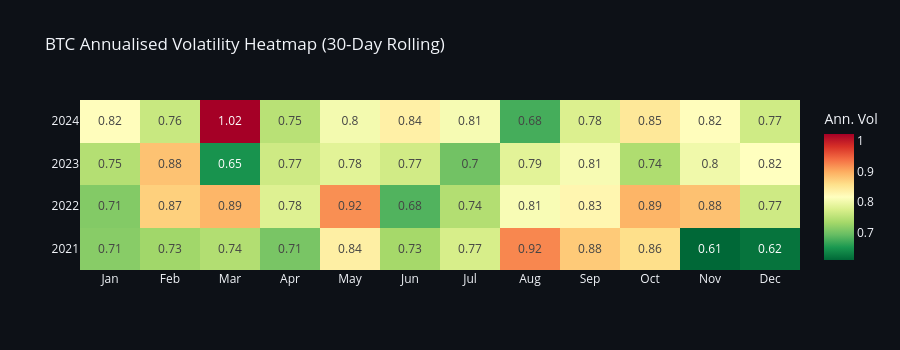

This figure's notebook cell:
### Markdown cell above
### 6.2 Volatility Heatmap

### Code cell
btc_m = (
    btc.set_index("Date")["vol_30d"]
       .resample("ME").mean()
       .reset_index()
)
btc_m["year"]  = btc_m["Date"].dt.year
btc_m["month"] = btc_m["Date"].dt.month_name().str[:3]

month_order = ["Jan","Feb","Mar","Apr","May","Jun","Jul","Aug","Sep","Oct","Nov","Dec"]
pivot = btc_m.pivot(index="year", columns="month", values="vol_30d")
pivot = pivot.reindex(columns=[m for m in month_order if m in pivot.columns])

fig2 = go.Figure(go.Heatmap(
    z=pivot.values,
    x=pivot.columns.tolist(),
    y=pivot.index.tolist(),
    colorscale="RdYlGn_r",
    colorbar=dict(title="Ann. Vol"),
    text=np.round(pivot.values, 2),
    texttemplate="%{text}",
))
fig2.update_layout(
    title="BTC Annualised Volatility Heatmap (30-Day Rolling)",
    template="plotly_dark", paper_bgcolor="#0d1117",
    plot_bgcolor="#0d1117", height=350
)
fig2.show()

### Figure 1 — Plotly figure (JSON) as saved in the notebook; plotly's stock layout.template omitted (floating-point values rounded to 4 significant figures)
{"data": [{"colorbar": {"title": {"text": "Ann. Vol"}}, "colorscale": [[0, "rgb(0,104,55)"], [0.1, "rgb(26,152,80)"], [0.2, "rgb(102,189,99)"], [0.3, "rgb(166,217,106)"], [0.4, "rgb(217,239,139)"], [0.5, "rgb(255,255,191)"], [0.6, "rgb(254,224,139)"], [0.7, "rgb(253,174,97)"], [0.8, "rgb(244,109,67)"], [0.9, "rgb(215,48,39)"], [1, "rgb(165,0,38)"]], "text": [[0.71, 0.73, 0.74, 0.71, 0.84, 0.73, 0.77, 0.92, 0.88, 0.86, 0.61, 0.62], [0.71, 0.87, 0.89, 0.78, 0.92, 0.68, 0.74, 0.81, 0.83, 0.89, 0.88, 0.77], [0.75, 0.88, 0.65, 0.77, 0.78, 0.77, 0.7, 0.79, 0.81, 0.74, 0.8, 0.82], [0.82, 0.76, 1.02, 0.75, 0.8, 0.84, 0.81, 0.68, 0.78, 0.85, 0.82, 0.77]], "texttemplate": "%{text}", "type": "heatmap", "x": ["Jan", "Feb", "Mar", "Apr", "May", "Jun", "Jul", "Aug", "Sep", "Oct", "Nov", "Dec"], "y": [2021, 2022, 2023, 2024], "z": [[0.7145, 0.7311, 0.744, 0.705, 0.8373, 0.7338, 0.7737, 0.9232, 0.8759, 0.8575, 0.6106, 0.6205], [0.7116, 0.8707, 0.8916, 0.7808, 0.9183, 0.6812, 0.7442, 0.8082, 0.8284, 0.8931, 0.8827, 0.7664], [0.7451, 0.8821, 0.6477, 0.7664, 0.7847, 0.7683, 0.7004, 0.7857, 0.8071, 0.7409, 0.7998, 0.8159], [0.8186, 0.7612, 1.022, 0.7494, 0.8037, 0.836, 0.8069, 0.6751, 0.7783, 0.8467, 0.8187, 0.7674]]}], "layout": {"height": 350, "paper_bgcolor": "#0d1117", "plot_bgcolor": "#0d1117", "title": {"text": "BTC Annualised Volatility Heatmap (30-Day Rolling)"}}}
